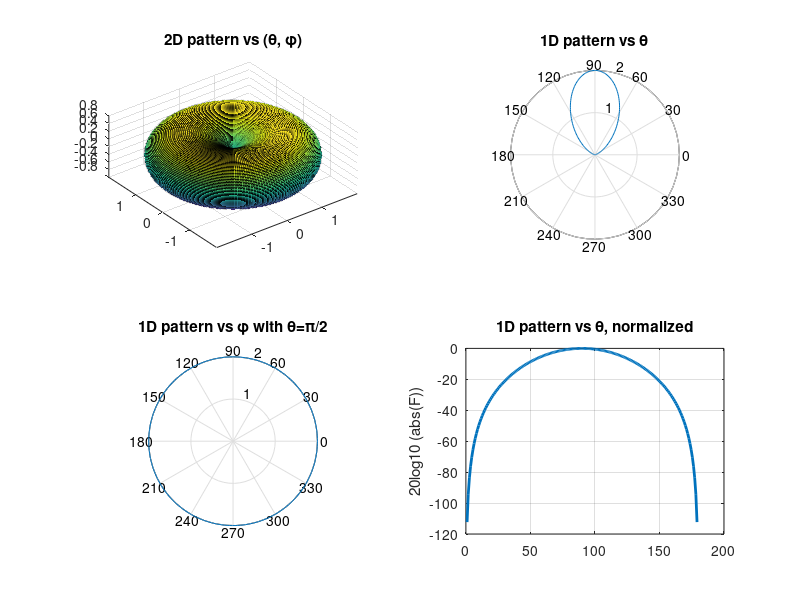

The MATLAB script that drew this image:
%Plot 2D pattern
f = 3*10^8; c = 3*10^8; lambda = c/f; k = 2*pi/lambda;
l = 0.5*lambda;
N_theta = 200; N_phi = 200;
[theta,phi] = meshgrid(0:pi./(N_theta-1):pi, 0:2*pi./(N_phi-1):2*pi);
F = ((cos(k*l*cos(theta))-cos(k*l))./sin(theta));
XD = abs(F).*sin(theta).*cos(phi);
YD = abs(F).*sin(theta).*sin(phi);
ZD = abs(F).*cos(theta);
subplot(2,2,1); surf(XD,YD,ZD);
title('2D pattern vs (\theta, \phi)'); axis image; rotate3d on; grid on;
% Pattern vs \theta in polar coordinates
N_theta = 200;
theta = [0: pi/( N_theta-1):pi];
F = (cos(k*l*cos(theta))-cos(k*l))./sin(theta);
subplot(2,2,2)
polar(theta,abs(F))
title('1D pattern vs \theta'); grid on
% Pattern vs \theta in rectangular coordinates
subplot(2,2,4)
% Normalize F for dB calculation
F_normalized = abs(F)/max(abs(F));
F_db = 20*log10(F_normalized);

% Define target dB value
target_db = -3;

% Find ALL indices close to -3 dB (within a small tolerance)
tolerance = 0.1;  % Adjust this value to control how close to -3 dB
indices = find(abs(F_db - target_db) < tolerance);

% Get corresponding theta values in degrees
theta_at_minus3db = theta(indices) * 180/pi;

plot(theta/pi*180, F_db, 'linewidth', 2)
title('1D pattern vs \theta, normalized'); grid on; ylabel('20log10 (abs(F))')

% Print out the -3 dB point values
disp('Theta values at -3 dB:');
for i = 1:length(indices)
    fprintf('Theta = %.4f degrees\n', theta_at_minus3db(i));
end

% Calculate and display the difference between max and min theta values at -3 dB
if length(theta_at_minus3db) > 1
    theta_difference = max(theta_at_minus3db) - min(theta_at_minus3db);
    fprintf('Difference between max and min theta at -3 dB: %.4f degrees\n', theta_difference);
else
    fprintf('Not enough points to calculate difference\n');
end

% Pattern vs \phi in polar coordinates
subplot(2,2,3)
phi =[0: 2*pi/( N_phi-1):2*pi];
theta = pi/2;
F = (cos(k*l*cos(theta))-cos(k*l))./sin(theta)*ones(size(phi));
polar(phi, abs(F))
title('1D pattern vs \phi with \theta=\pi/2'); grid on